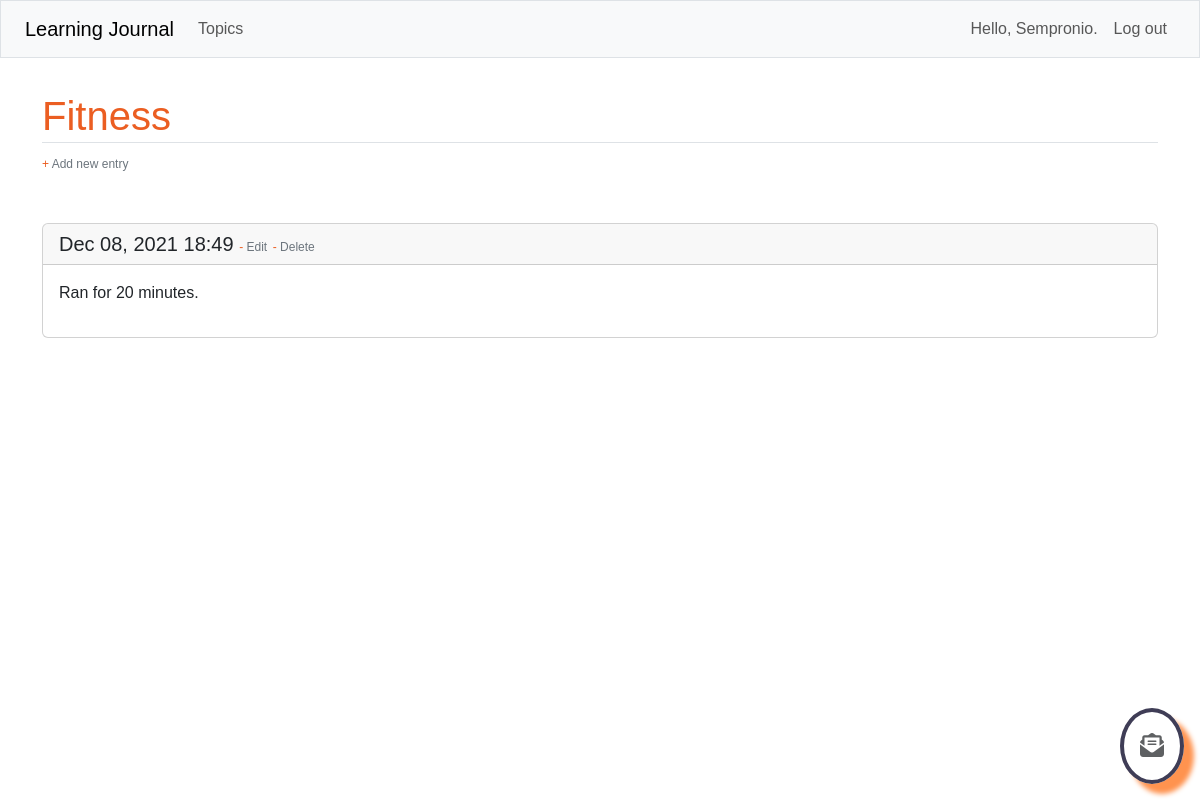
Screenshot of /topics/5/ (signed in) with the database file from the repository.
### learning_journals/models.py (models this page shows, shortened)
class Topic(models.Model):
    text = models.CharField(max_length=200)
    date_added = models.DateTimeField(auto_now_add=True)
    owner = models.ForeignKey(User, on_delete=models.CASCADE)
    def __str__(self):
        return self.text

class Entry(models.Model):
    topic = models.ForeignKey(Topic, on_delete=models.CASCADE)
    text = models.TextField()
    date_added = models.DateTimeField(auto_now_add=True)
    class Meta:
        verbose_name_plural = 'entries'

### learning_journals/views.py (the view)
# urls.py: path('topics/<int:topic_id>/', views.topic, name='topic'),
@login_required
def topic(request, topic_id):
    topic = Topic.objects.get(id=topic_id)
    if topic.owner != request.user:
        raise Http404
    entries = topic.entry_set.order_by('-date_added')
    context = {'topic':topic, 'entries':entries}
    return render(request, 'learning_journals/topic.html', context)

### learning_journals/templates/learning_journals/topic.html
{% extends 'learning_journals/base.html' %}
{% load bootstrap5 %}
{% block page_header %}
<h1 class="mt-5 orange-deep myline">{{ topic }}</h1>
{% endblock page_header %}
{% block content %}
<p>
    <a href="{% url 'learning_journals:new_entry' topic.id %}" class="edittopic"><span class="orange-deep">+ </span>Add
        new entry</a>
</p>
{% for entry in entries %}
<div class="card mt-5 mb-5">
    <h5 class="card-header darkgrey">
        {{ entry.date_added|date:'M d, Y H:i' }}
        <small><a href="{% url 'learning_journals:edit_entry' entry.id %}" class="edittopic">
                <span class="orange-deep">-</span> Edit</a></small>
        <small><a href="{% url 'learning_journals:delete_entry' entry.id %}" class="edittopic">
                <span class="orange-deep">-</span> Delete</a></small>
    </h5>
    <div class="card-body">
        {{ entry.text|linebreaks }}
    </div>
</div>
{% empty %}
<p>There are no entries for this topic yet.</p>
{% endfor %}
<a class="darkgrey" href="{% url 'learning_journals:contact_us' %}">
    <div class="contactus-div darkgrey">
        <i class="fas fa-envelope-open-text"></i>
    </div>
</a>
{% endblock content %}

### learning_journals/templates/learning_journals/base.html (shortened to what this page needs)
{% load bootstrap5 %}
{% load static %}
<!DOCTYPE html>
<html lang="en">
<head>
    <link rel="stylesheet" type="text/css" href="{% static 'css/style.css' %}">
    {% bootstrap_css %}
</head>
<body>
    <nav class="navbar navbar-expand-md navbar-light bg-light mb-4 border pe-4 ps-4">
        <a class="navbar-brand" href="{% url 'learning_journals:index'%}">
            Learning Journal</a>
        <ul class="navbar-nav me-auto">
            <li class="nav-item">
                <a class="nav-link" href="{% url 'learning_journals:topics'%}">
                    Topics</a>
            </li>
        </ul>
        <div class="collapse navbar-collapse" id="navbarSupportedContent">
            <ul class="navbar-nav ms-auto">
                {% if user.is_authenticated %}
                <li class="nav-item">
                    <span class="nav-link">Hello, {{ user.username }}.</span>
                </li>
                <li class="nav-item">
                    <a class="nav-link" href="{% url 'users:logout' %}">Log out</a>
                </li>
                {% endif %}
            </ul>
        </div>
    </nav>
    <main role="main" class="container">
        <div class="pb-2 mb-2 border-bottom">
            {% block page_header %}{% endblock page_header %}
        </div>
        <div>
            {% block content %}{% endblock content %}
        </div>
    </main>
</body>
</html>

### learning_journals/static/css/style.css (style rules this page uses)
body { font-family: 'Sathu', sans-serif !important; }
.orange-deep { color: #EB5E22; }
.darkgrey { color: #5E6062; }
ul { list-style-type: none; margin: 0; padding: 0; }
a.edittopic:link, a.edittopic:visited { color: #6C757D; font-size: .75rem; text-decoration: none; }
.myline { line-height: .5; }
.contactus-div { display: none; }
@media (min-width: 576px) { .contactus-div { display: block; position: absolute; right: 1rem; bottom: 1rem; border: 4px solid #3f3d56; border-radius: 50%; transition: all 0.3s ease-in-out; box-shadow: 10px 10px 5px #FF934F; padding: 1rem; text-align: center; font-size: 1.5rem; cursor: pointer; } }

### rows the page displays
Topic: text "Fitness"
Entry: date_added "Dec 08, 2021 18:49", text "Ran for 20 minutes."

### other values shown
{{ user.username }} "Sempronio"
